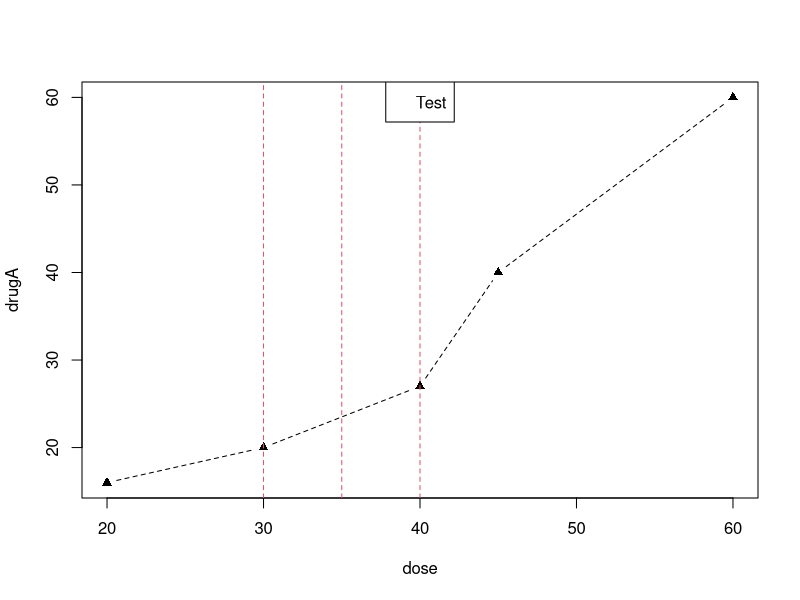
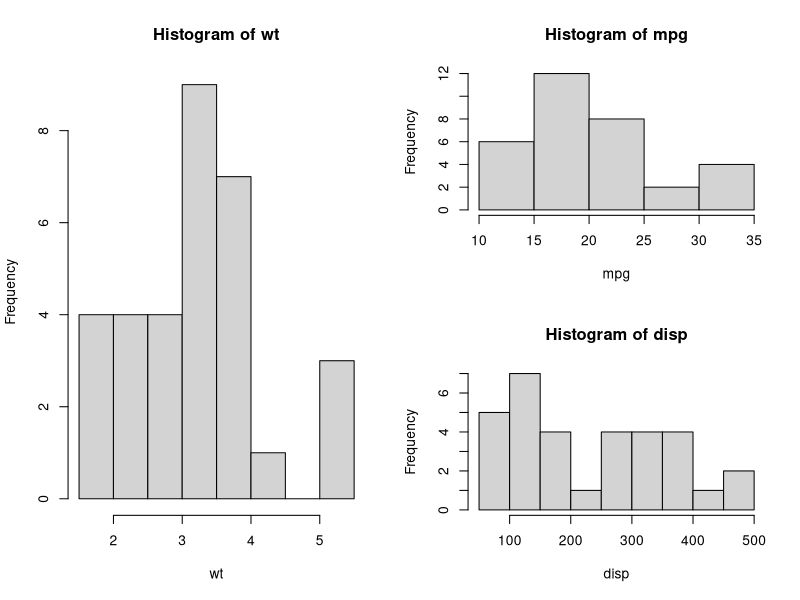

Recreate these plots in R, in order. (Note: this script raises an error after producing the figures.)
#clear global environment
rm(list = ls())


#experiments
dose <- c(20, 30, 40, 45, 60)
drugA <- c(16, 20, 27, 40, 60)
drugB <- c(15, 18, 25, 31, 40)
plot(dose, drugA, type = "b", lty = 2, pch = 17)
abline(v=seq(30, 40, 5), lty=2, col= 2)
legend("top",legend = "Test")

x = matrix(c(1,1,2,3), 2, 2, byrow = TRUE)
attach(mtcars)
layout(matrix(c(1,1,2,3), 2, 2))
hist(wt)
hist(mpg)
hist(disp)
detach(mtcars)

manager <- c(1, 2, 3, 4, 5)
date <- c('10/24/08', '10/28/08', '10/1/08', '10/12/08', '5/1/09')
country <- c('US', 'S', 'UK', 'UK', 'UK')
gender <- c('M', 'F', 'F', 'M', 'F')
age <- c(32, 45, 25, 39, 99)
q1 <- c(5, 3, 3, 3, 2)
q2 <- c(4, 5, 5, 3, 2)
q3 <- c(5, 2, 5, 4, 1)
q4 <- c(5, 5, 5, NA, 2)
q5 <- c(5, 5, 2, NA, 1)
leadership <- data.frame(manager, date, country, gender, age,
                         q1, q2, q3, q4, q5, stringsAsFactors=FALSE)

leadership$age[leadership$age == 99] <- NA

leadership <- within(leadership, {
  agecat <- NA
  agecat[age >75] <- "Elder"
  agecat[age >= 55 & age <= 75] <- "Middle Age"
  agecat[age < 55 ] <- "Young"
})
fix(leadership)

names(leadership)[2]<- "testDate"
is.na(leadership[,6:10])

leadership$date <- as.Date(leadership$date, '%m/%d/%y')
startdate <- as.Date('2009-01-01')
enddate <- as.Date('2009-10-31')
newdata <- leadership[which(leadership$date >= startdate &
                              leadership$date <= enddate),]
newdata <- subset(leadership, age >= 35 | age < 24,
                  select=c(q1, q2, q3, q4))
